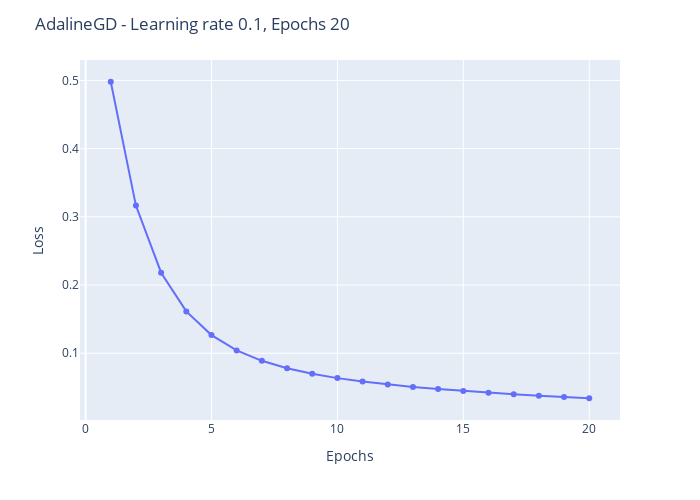
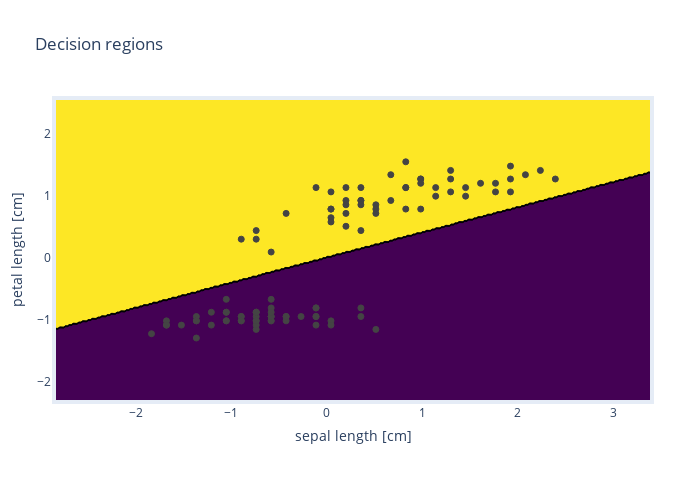

Notebook cell for these charts, in order:
### Code cell
ada_gd: AdalineGD[Literal[100], Literal[2]] = AdalineGD(learning_rate=0.1, n_epochs=20).fit(X_std, y)
plot_classifier_loss(ada_gd)
plot_decision_regions(X_std, y, ada_gd)

### Figure 1 — Plotly figure (JSON) as saved in the notebook; plotly's stock layout.template omitted (floating-point values rounded to 4 significant figures)
{"data": [{"hovertemplate": "Epochs=%{x}<br>Loss=%{y}<extra></extra>", "legendgroup": "", "line": {"color": "#636efa", "dash": "solid"}, "marker": {"symbol": "circle"}, "mode": "lines+markers", "name": "", "orientation": "v", "showlegend": false, "type": "scatter", "x": [1, 2, 3, 4, 5, 6, 7, 8, 9, 10, 11, 12, 13, 14, 15, 16, 17, 18, 19, 20], "xaxis": "x", "y": [0.498, 0.3165, 0.2181, 0.1613, 0.1266, 0.1041, 0.08887, 0.07797, 0.06984, 0.06352, 0.05843, 0.05419, 0.05056, 0.04739, 0.04458, 0.04206, 0.03977, 0.03768, 0.03576, 0.034], "yaxis": "y"}], "layout": {"height": 500, "legend": {"tracegroupgap": 0}, "margin": {"t": 60}, "title": {"text": "AdalineGD - Learning rate 0.1, Epochs 20"}, "width": 700, "xaxis": {"anchor": "y", "domain": [0, 1], "title": {"text": "Epochs"}}, "yaxis": {"anchor": "x", "domain": [0, 1], "title": {"text": "Loss"}}}}

### Figure 2 — Plotly figure (JSON) as saved in the notebook; plotly's stock layout.template omitted (floating-point values rounded to 4 significant figures; data arrays with more than 128 entries replaced by an {"elided": "..."} marker saying what was removed)
{"data": [{"colorscale": [[0, "#440154"], [0.1111, "#482878"], [0.2222, "#3e4989"], [0.3333, "#31688e"], [0.4444, "#26828e"], [0.5556, "#1f9e89"], [0.6667, "#35b779"], [0.7778, "#6ece58"], [0.8889, "#b5de2b"], [1, "#fde725"]], "showscale": false, "type": "contour", "x": {"elided": "312 float values"}, "y": {"elided": "243 float values"}, "z": {"elided": "243x312 int values"}}, {"marker": {"color": [[0], [0], [0], [0], [0], [0], [0], [0], [0], [0], [0], [0], [0], [0], [0], [0], [0], [0], [0], [0], [0], [0], [0], [0], [0], [0], [0], [0], [0], [0], [0], [0], [0], [0], [0], [0], [0], [0], [0], [0], [0], [0], [0], [0], [0], [0], [0], [0], [0], [0], [1], [1], [1], [1], [1], [1], [1], [1], [1], [1], [1], [1], [1], [1], [1], [1], [1], [1], [1], [1], [1], [1], [1], [1], [1], [1], [1], [1], [1], [1], [1], [1], [1], [1], [1], [1], [1], [1], [1], [1], [1], [1], [1], [1], [1], [1], [1], [1], [1], [1]], "colorscale": [[0, "#440154"], [0.1111, "#482878"], [0.2222, "#3e4989"], [0.3333, "#31688e"], [0.4444, "#26828e"], [0.5556, "#1f9e89"], [0.6667, "#35b779"], [0.7778, "#6ece58"], [0.8889, "#b5de2b"], [1, "#fde725"]], "line": {"width": 1}}, "mode": "markers", "showlegend": false, "type": "scatter", "x": [-0.5811, -0.8943, -1.208, -1.364, -0.7377, -0.1112, -1.364, -0.7377, -1.677, -0.8943, -0.1112, -1.051, -1.051, -1.834, 0.5153, 0.3587, -0.1112, -0.5811, 0.3587, -0.5811, -0.1112, -0.5811, -1.364, -0.5811, -1.051, -0.7377, -0.7377, -0.4244, -0.4244, -1.208, -1.051, -0.1112, -0.4244, 0.04542, -0.8943, -0.7377, 0.04542, -0.8943, -1.677, -0.5811, -0.7377, -1.521, -1.677, -0.7377, -0.5811, -1.051, -0.5811, -1.364, -0.2678, -0.7377, 2.395, 1.455, 2.238, 0.04542, 1.612, 0.3587, 1.298, -0.8943, 1.768, -0.4244, -0.7377, 0.6719, 0.8285, 0.9851, 0.202, 1.925, 0.202, 0.5153, 1.142, 0.202, 0.6719, 0.9851, 1.298, 0.9851, 1.455, 1.768, 2.082, 1.925, 0.8285, 0.3587, 0.04542, 0.04542, 0.5153, 0.8285, -0.1112, 0.8285, 1.925, 1.298, 0.202, 0.04542, 0.04542, 0.9851, 0.5153, -0.7377, 0.202, 0.3587, 0.3587, 1.142, -0.5811, 0.3587], "y": [-1.013, -1.013, -1.082, -0.9436, -1.013, -0.805, -1.013, -0.9436, -1.013, -0.9436, -0.9436, -0.8743, -1.013, -1.221, -1.152, -0.9436, -1.082, -1.013, -0.805, -0.9436, -0.805, -0.9436, -1.29, -0.805, -0.6663, -0.8743, -0.8743, -0.9436, -1.013, -0.8743, -0.8743, -0.9436, -0.9436, -1.013, -0.9436, -1.152, -1.082, -1.013, -1.082, -0.9436, -1.082, -1.082, -1.082, -0.8743, -0.6663, -1.013, -0.8743, -1.013, -0.9436, -1.013, 1.275, 1.136, 1.414, 0.7897, 1.206, 1.136, 1.275, 0.3044, 1.206, 0.7204, 0.443, 0.9284, 0.7897, 1.275, 0.5124, 1.067, 1.136, 0.8591, 1.136, 0.7204, 1.344, 0.7897, 1.414, 1.275, 0.9977, 1.067, 1.344, 1.483, 1.136, 0.443, 0.6511, 0.5817, 0.7204, 1.552, 1.136, 1.136, 1.275, 1.067, 0.8591, 0.7897, 1.067, 1.206, 0.7897, 0.3044, 0.9284, 0.9284, 0.9284, 0.9977, 0.09637, 0.8591]}], "layout": {"height": 500, "legend": {"title": {"text": "Classes"}}, "margin": {"b": 100, "l": 50, "pad": 4, "r": 50, "t": 100}, "title": {"text": "Decision regions"}, "width": 700, "xaxis": {"title": {"text": "sepal length [cm]"}}, "yaxis": {"title": {"text": "petal length [cm]"}}}}
